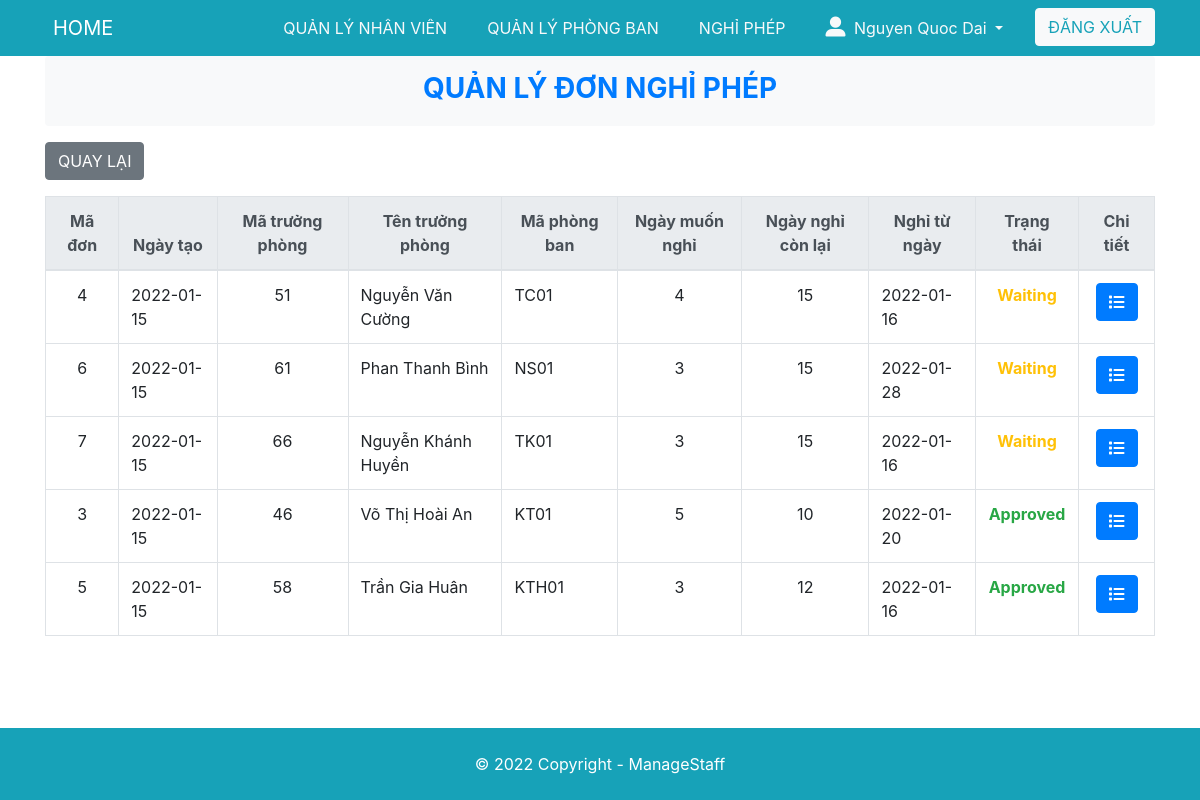
The page /nghiphep/Admin/list-nghiphep.php (signed in) on the database its author committed.
### tables this page shows
CREATE TABLE `dayOff` (
  `idDayOff` int(255) NOT NULL,
  `dayOff` int(255) DEFAULT NULL,
  `dayOffUsed` int(255) DEFAULT NULL,
  `dayOffWant` int(255) DEFAULT NULL,
  `dayOffLeft` int(255) DEFAULT NULL,
  `Status` varchar(255) DEFAULT NULL,
  `idStatus` int(255) DEFAULT NULL,
  `idPerson` int(255) DEFAULT NULL,
  `namePerson` varchar(255) DEFAULT NULL,
  `rolePerson` int(255) DEFAULT NULL,
  `idPersonPer` int(255) DEFAULT NULL,
  `namePersonPer` varchar(255) DEFAULT NULL,
  `fileDayOff` varchar(255) DEFAULT NULL,
  `reason` text,
  `dayOffFrom` varchar(255) DEFAULT NULL,
  `dayApplyOff` varchar(255) DEFAULT NULL,
  `idDepartment` varchar(255) DEFAULT NULL
);

### www/nghiphep/Admin/list-nghiphep.php (the view, shortened to what this page needs)
<!DOCTYPE html>
<html lang="en">
<head>
	<link rel="stylesheet" href="https://maxcdn.bootstrapcdn.com/bootstrap/4.5.2/css/bootstrap.min.css">
	<link rel="stylesheet" href="/style.css">
</head>
<body>
	<?php include '../../partial/header.php'?>
	<div class="container">
		<header class="text-center bg-light text-primary py-3 rounded">
			<h3 class="display-5 font-weight-bold mb-1 ">QUẢN LÝ ĐƠN NGHỈ PHÉP</h3>
		</header>
		<a href="/index.php" id="create" class="btn btn-secondary mt-3 mb-3">QUAY LẠI</a>
		<table class="table table-bordered ">
		<thead class="thead-light">
			<tr class="text-center">
				<th>Mã đơn</th>
                <th>Ngày tạo</th>
                <th>Mã trưởng phòng</th>
				<th>Tên trưởng phòng</th>
                <th>Mã phòng ban</th>
				<th>Ngày muốn nghỉ</th>
				<th>Ngày nghỉ còn lại</th>
                <th>Nghỉ từ ngày</th>
				<th>Trạng thái</th>
                <th>Chi tiết</th>
			</tr>
		</thead>
		<?php
            $rolePerson = 2;
			$conn = connect_db();
			$sql = "SELECT * from dayOff where rolePerson=? ORDER BY dayApplyOff DESC, idStatus ASC ";
			$stm = $conn->prepare($sql);
            $stm->bind_param("i", $rolePerson);
            if (!$stm->execute()) {
                return array(
                    'code' => 2,
                    'message' => 'An error occured: ' . $stm->error,
                );
            }
            $result = $stm->get_result();
			while ($data = $result->fetch_assoc()) {
                $idDayOff = $data['idDayOff'];
                $idPerson = $data['idPerson'];
                $namePerson = $data['namePerson'];
                $idDepartment = $data['idDepartment'];
                $dayOffWant = $data['dayOffWant'];
                $dayOffLeft = $data['dayOffLeft'];
                $dayOffFrom = $data['dayOffFrom'];
                $dayApplyOff = $data['dayApplyOff'];
                $Status = $data['Status'];
		?>
		<tr>
			<td class="text-center"><?= $idDayOff ?></td>
			<td><?= $dayApplyOff ?></td>
			<td class="text-center"><?= $idPerson ?></td>
			<td><?= $namePerson ?></td>
            <td><?= $idDepartment ?></td>
			<td class="text-center"><?= $dayOffWant ?></td>
            <td class="text-center"><?= $dayOffLeft ?></td>
            <td><?= $dayOffFrom ?></td>
            <?php if($Status == "Waiting"){?>
                <td class="text-warning font-weight-bold text-center"><?= $Status ?></td>
            <?php }?>
			<?php if($Status == "Approved"){?>
                <td class="text-success font-weight-bold text-center"><?= $Status ?></td>
            <?php }?>
			<td class="text-center">
				<a href="<?php echo 'details-nghiphep.php?id='.$idDayOff; ?>" class="btn btn-primary"><i class="fas fa-list"></i></a>
			</td>
		</tr>
		<?php
			}
		?>
	</table>
	</div>
	<?php include '../../partial/footer.php'?>
</body>
</html>

### www/style.css (style rules this page uses)
body { min-height: 100vh; margin: 0; padding: 0; display: flex; flex-direction: column; }

### rows shown on the page
dayoff: idDayOff "4", dayApplyOff "2022-01-15", idPerson "51", namePerson "Nguyễn Văn Cường", idDepartment "TC01", dayOffWant "4", dayOffLeft "15", dayOffFrom "2022-01-16", Status "Waiting"
dayoff: idDayOff "6", dayApplyOff "2022-01-15", idPerson "61", namePerson "Phan Thanh Bình", idDepartment "NS01", dayOffWant "3", dayOffLeft "15", dayOffFrom "2022-01-28", Status "Waiting"
dayoff: idDayOff "7", dayApplyOff "2022-01-15", idPerson "66", namePerson "Nguyễn Khánh Huyền", idDepartment "TK01", dayOffWant "3", dayOffLeft "15", dayOffFrom "2022-01-16", Status "Waiting"
dayoff: idDayOff "3", dayApplyOff "2022-01-15", idPerson "46", namePerson "Võ Thị Hoài An", idDepartment "KT01", dayOffWant "5", dayOffLeft "10", dayOffFrom "2022-01-20", Status "Approved"
dayoff: idDayOff "5", dayApplyOff "2022-01-15", idPerson "58", namePerson "Trần Gia Huân", idDepartment "KTH01", dayOffWant "3", dayOffLeft "12", dayOffFrom "2022-01-16", Status "Approved"

### other values the page prints
$_SESSION['name'] "Nguyen Quoc Dai"
